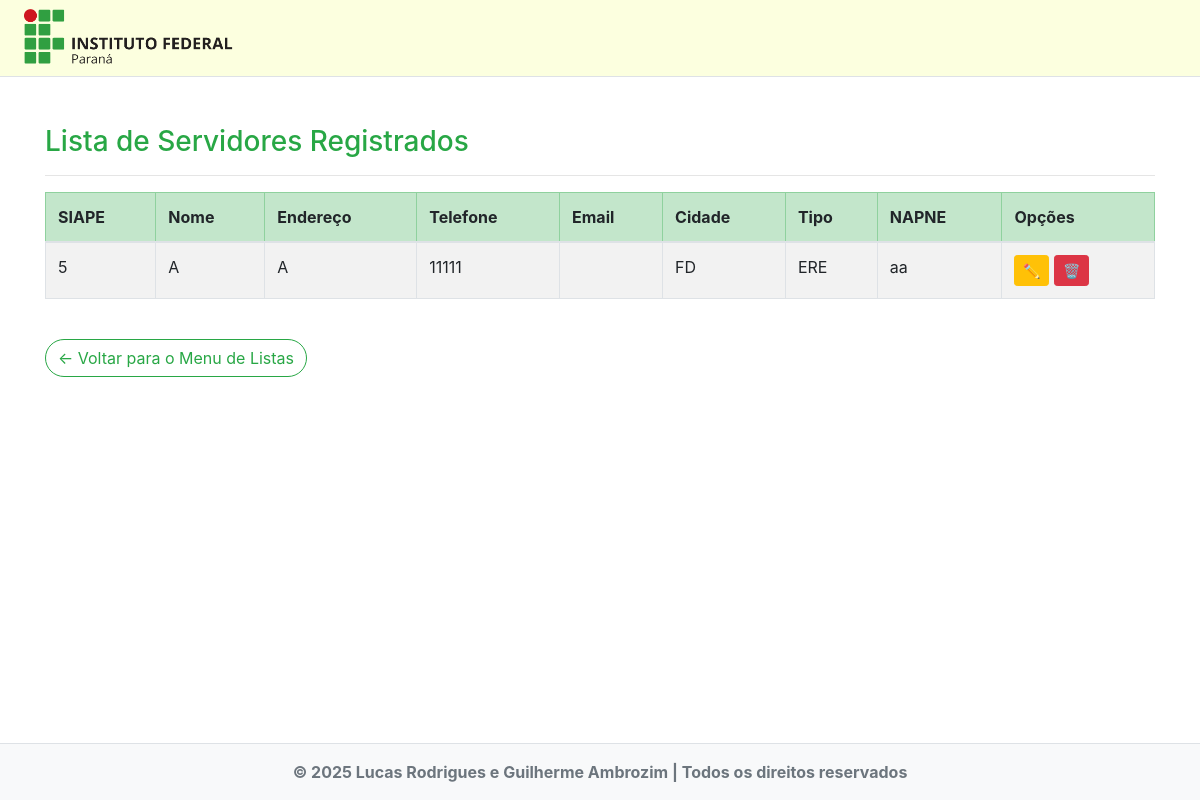
Page /listar/servidor/ (signed in) on the committed database.
### paginas/models.py (models this page shows, shortened)
class Servidor(models.Model):
    usuario = models.OneToOneField(User, on_delete=models.CASCADE, related_name='servidor')
    siape = models.PositiveIntegerField(unique=True, verbose_name="SIAPE")
    nome = models.CharField(max_length=100, verbose_name="Nome")
    endereco = models.CharField(max_length=200, verbose_name="Endereço")
    fone = models.CharField(max_length=15, verbose_name="Telefone")
    cidade = models.CharField(max_length=100, verbose_name="Cidade")
    tipo = models.CharField(max_length=50, verbose_name="Tipo")
    napne = models.ForeignKey(Napne, on_delete=models.CASCADE, verbose_name="NAPNE")

class Napne(models.Model):
    data_criacao = models.DateField(verbose_name="Data de Criação")
    descricao = models.CharField(max_length=250, verbose_name="Descrição")

### paginas/views.py (the view)
# urls.py: path('listar/servidor/', ServidorList.as_view(), name="listar-servidor")
class ServidorList(LoginRequiredMixin, ListView):
    model = Servidor
    template_name = "paginas/listas/servidor.html"

### paginas/templates/paginas/listas/servidor.html
{% extends "paginas/modelo.html" %}
{% load static %}
{% block conteudo %}
<h3 class="text-success mb-3">Lista de Servidores Registrados</h3>
<hr>
<div class="table-responsive">
    <table class="table table-striped table-bordered align-middle">
        <thead class="table-success">
            <tr>
                <th>SIAPE</th>
                <th>Nome</th>
                <th>Endereço</th>
                <th>Telefone</th>
                <th>Email</th>
                <th>Cidade</th>
                <th>Tipo</th>
                <th>NAPNE</th>
                <th>Opções</th>
            </tr>
        </thead>
        <tbody>
            {% for servidor in object_list %}
            <tr>
                <td>{{ servidor.siape }}</td>
                <td>{{ servidor.nome }}</td>
                <td>{{ servidor.endereco }}</td>
                <td>{{ servidor.fone }}</td>
                <td>{{ servidor.email }}</td>
                <td>{{ servidor.cidade }}</td>
                <td>{{ servidor.tipo }}</td>
                <td>{{ servidor.napne.descricao }}</td>
                <td>
                    <a href="{% url 'editar-servidor' servidor.pk %}" class="btn btn-warning btn-sm me-1">✏️</a>
                    <a href="{% url 'excluir-servidor' servidor.pk %}" class="btn btn-danger btn-sm">🗑️</a>
                </td>
            </tr>
            {% empty %}
            <tr>
                <td colspan="9" class="text-center fst-italic">Nenhum servidor registrado.</td>
            </tr>
            {% endfor %}
        </tbody>
    </table>
</div>
<a href="{% url 'menu-listas' %}" class="btn btn-outline-success rounded-pill mt-4">
    &larr; Voltar para o Menu de Listas
</a>
{% endblock %}

### static/css/ifpr.css (style rules this page uses)
table td { max-width: 500px; }

### rows in the picture
Servidor: siape "5", nome "A", endereco "A", fone "11111", cidade "FD", tipo "ERE", napne.descricao "aa"
